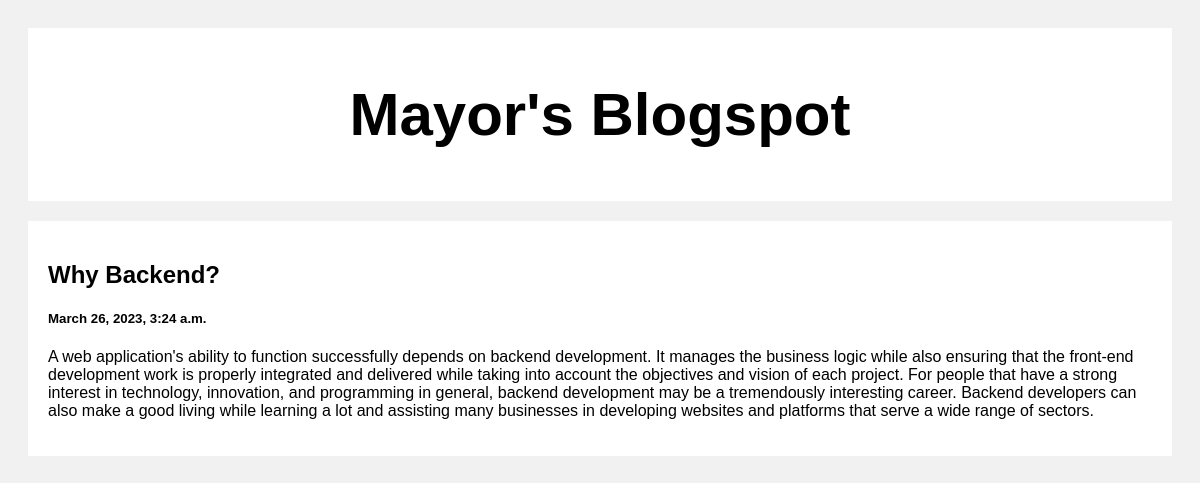
Screenshot of /post/2 with the database file from the repository.
### posts/models.py (models this page shows)
class Post(models.Model):
    title = models.CharField(max_length=100)
    body = models.CharField(max_length=700000)
    created_at = models.DateTimeField(default=datetime.now, blank=True)

### posts/views.py (the view)
def post(request, pk):
    posts = Post.objects.get(id=pk)
    return render(request, 'posts.html', {'posts': posts})

### templates/posts.html (shortened to what this page needs)
<!DOCTYPE html><html>
    <head>
    </head>
    <body>
    <div class="header">
      <h2>Mayor's Blogspot</h2>
    </div>
    <div class="row">
      <div class="leftcolumn">
        <div class="card">
            <h2>{{posts.title}}</h2>
            <h5>{{posts.created_at}}</h5>
            <p>{{posts.body}}</p>
        </div>
      </div>
    </div>
    </body>
    </html>

### templates/posts.html (style rules this page uses)
* { box-sizing: border-box; }
body { font-family: Arial; padding: 20px; background: #f1f1f1; }
.header { padding: 2px; font-size: 40px; text-align: center; background: white; }
.leftcolumn { float: left; width: 100%; }
.card { background-color: white; padding: 20px; margin-top: 20px; }
.row:after { content: ""; display: table; clear: both; }

### rows the page displays
Post: title "Why Backend?", created_at "March 26, 2023, 3:24 a.m.", body "A web application's ability to function successfully depends on backend development. It manages the business logic while also ensuring that the front-end development work is properly integrated and delivered while taking into account the objectives and vision of each project. For people that have a strong interest in technology, innovation, and programming in general, backend development may be a tremendously interesting career. Backend developers can also make a good living while learning a lot and assisting many businesses in developing websites and platforms that serve a wide range of sectors."
